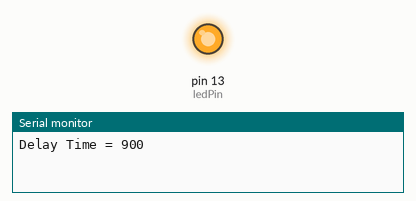
Recording of a sketch running on a simulated Arduino Uno, built with avr-gcc and run on an emulated ATmega328P. Parts: output pins drawn as LEDs (lit = HIGH), the last lines printed to the serial monitor.

Above: at 0.4 s.
At 10.5 s:
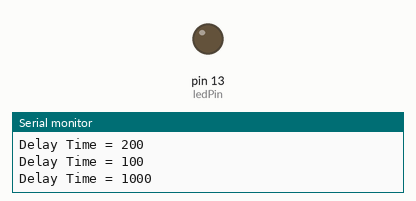
Timing chart, 0 to 14.3 s (numbered marks = the images above):
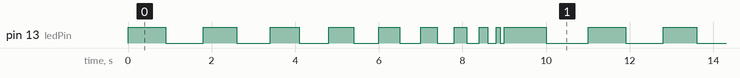

Measured:
- by itself, pin 13 (ledPin): repeats every 11.0 s: LOW 0.90 s, HIGH 0.80 s, LOW 0.80 s, HIGH 0.70 s, LOW 0.70 s, HIGH 0.60 s, LOW 0.60 s, HIGH 0.50 s, LOW 0.50 s, HIGH 0.40 s, LOW 0.40 s, HIGH 0.30 s, LOW 0.30 s, HIGH 0.20 s, LOW 0.20 s, HIGH 0.10 s, LOW 0.10 s, HIGH 1.0 s, LOW 1.0 s, HIGH 0.90 s
- by itself, everything shown: repeats every 11.0 s, in 20 steps

The sketch:

appb_3_3.ino
```cpp
const int ledPin = 13;
int dTime = 1000;

void setup()
{
    pinMode(ledPin, OUTPUT);
    Serial.begin(9600);
}

void loop()
{
    dTime = dTime - 100;
    if ( dTime <= 0 ) {
        dTime = 1000;
    }
    Serial.print("Delay Time = ");
    Serial.println(dTime);
    digitalWrite(ledPin, HIGH);
    delay(dTime);
    digitalWrite(ledPin, LOW);
    delay(dTime);
}
```
